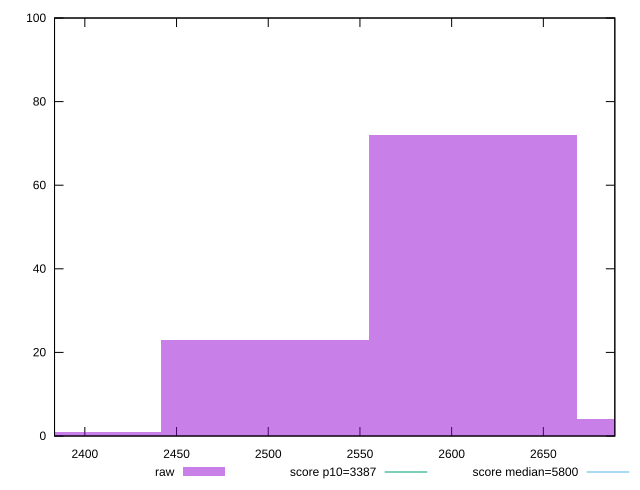

Recreate this plot in gnuplot.
reset

$raw <<EOF
2611.8299680167997 72
2498.272143320417 23
2725.3877927131825 4
2384.7143186240346 1
EOF

set key outside below
set boxwidth 113.5578246963826
set xrange [2383.476745090407:2688.970618200059]
set yrange [0:100]
set trange [0:100]
set style fill transparent solid 0.5 noborder

set parametric
set terminal svg size 640, 490 enhanced background rgb 'white'
set output "report_00008_2021-01-22T20:58:29.167/speed-index/samples/pages+cached+noexternal+noimg/raw/histogram.svg"

plot $raw title "raw" with boxes, \
     3387,t title "score p10=3387", \
     5800,t title "score median=5800"

reset
